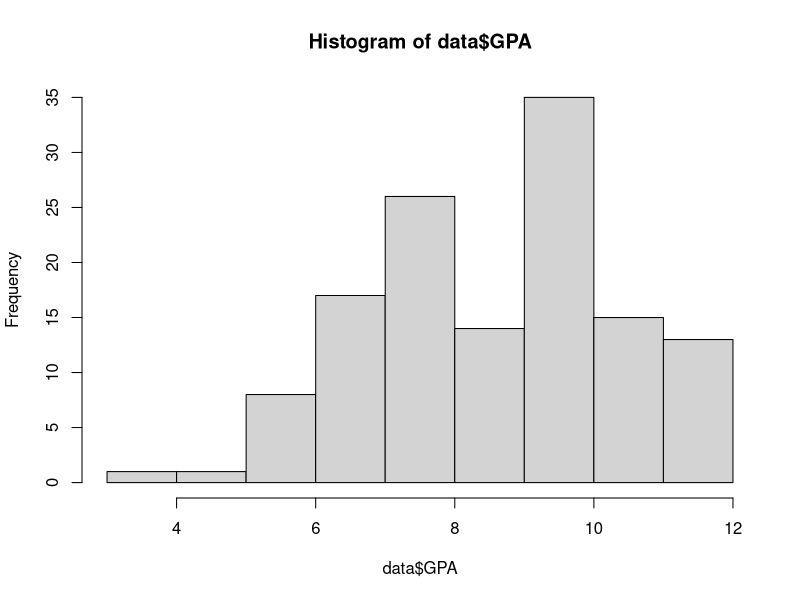

Source code (R): (Note: this script raises an error after producing the figure.)
###1) Setting working directory ----

getwd() #where is your working directory?

###2) Loading the data ----

data <- read.csv("PS394 Class Dataset F2025.csv") #load the data in r

View(data) #open the data window - see anything weird?
summary(data) #get a summary of the data - notice how everything is a character variable? This is because of those annoying first two rows carried in from Qualtrics

data <- data[-c(1, 2), ] #lets drop the top to rows of our data

View(data) #everything looks okay now!
summary(data) #but it's not - still reading as character variables because R decides that when you download the data

#so let's quickly jump out of R, open the data file in Excel, delete the teo extra rows (row 2 and 3 in excel - keep the variable names). Save the data with your intials at the end (i.e., "_XX")
data <- read.csv("PS394 Class Dataset F2025_ME.csv") #let's load it back in

View(data) #take a look and all looks good
summary(data) #and now the variables aren't all reading as character!!

###3) Inspecting the data ----

data$ID <- seq_len(nrow(data)) #we are quickly going to compute an ID number for each row - 1 through 131
data$ID # if you run the variable date, you can see everyone now has a unique ID. you can also open the data and scroll right to the final column to see it in the dataset

#To clean the data, we need to inspect it... Here is an extensive suite of functions that will allow you to look at any varriable. In our example, we are looking at the GPA variable. 

hist(data$GPA) #histogram of GPA
mean(data$GPA, na.rm=TRUE) #mean of variable in dataset
median(data$GPA, na.rm=TRUE) #median of variable in dataset
range(data$GPA, na.rm=TRUE) #range of variable in dataset
var(data$GPA, na.rm=TRUE) #variance of variable in dataset
sd(data$GPA, na.rm=TRUE) #standard deviation of variable in dataset

#You can also get a birdseye view of the data using the describe() function
#This code uses psych, so that needs to be loaded before it will run

library(psych)
describe(data)

###4) Changing the data ----

# If you were to find any specific values you wanted to recode, you could use this code

data$GPA[data$ID == "70"] <- 8.9 #recode the GPA of person with ID 70 to 8.9
data$GPA[data$ID == "73"] <- 8.9 #recode the GPA of person with ID 85 to 8.9

###5) Correlations ----

cor.test(data$GPA, data$Exercise) #getting a single correlation, between GPA and Exercise

#If you want many correlations between many variables, you can get a matrix, rather than getting them one by one
rcorr(cbind(data$GPA, data$Exercise, data$Pets)) #getting a correlation matrix of all variables listed



